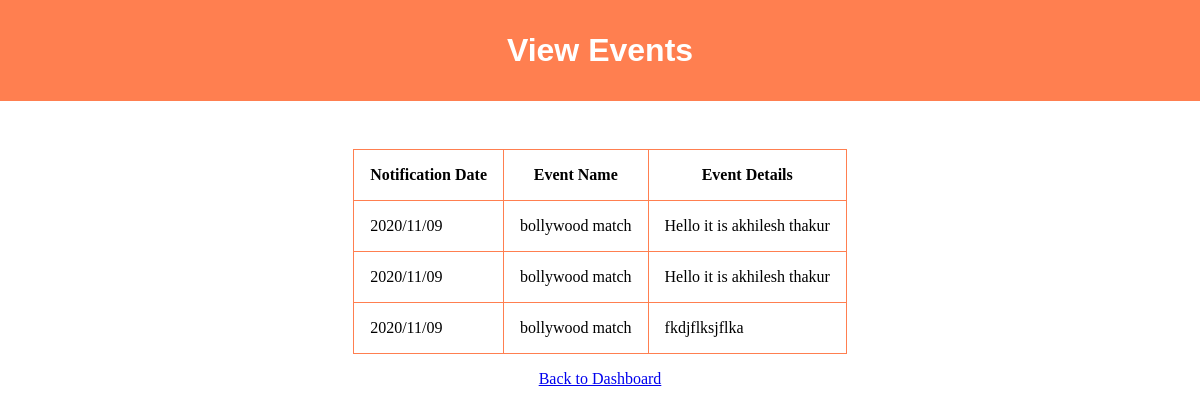
Screenshot of /user/viewevents.php (signed in) with the database file from the repository.
### tables this page shows
CREATE TABLE `events` (
  `eid` int(100) NOT NULL,
  `ename` varchar(100) NOT NULL,
  `edetails` varchar(100) NOT NULL,
  `edate` varchar(100) NOT NULL
);

### user/viewevents.php (the view, shortened to what this page needs)
<!DOCTYPE html>
<html lang="en">
<head>
    <link href="../style/style.css?v=<?php echo time()?>" type="text/css" rel="stylesheet">
</head>
<body>
    <div class="header">
        <h3 class="mainheading">View Events</h3>
    </div>
    <table>
        <tr>
            <th>Notification Date</th>
            <th>Event Name</th>
            <th>Event Details</th>
        </tr>
    <?php
        require_once '../database.php';
        $events=mysqli_query($db,"SELECT * FROM `events`");
        while($row=$events->fetch_assoc()): ?>
            <tr>
                <td><?php echo $row['edate']?></td>
                <td><?php echo $row['ename']?></td>
                <td><?php echo $row['edetails']?></td>
            </tr>
        <?php endwhile; ?>
    </table>
    <div class="backto" style="padding: 1rem;">
        <a href="userdashboard.php">Back to Dashboard</a>
    </div>
</body>
</html>

### style/style.css (style rules this page uses)
* { padding: 0; margin: 0; }
.header { background-color: coral; padding: 2rem; }
.mainheading { color: white; font-size: 2rem; text-align: center; font-family: sans-serif; }
.backto { display: block; text-align: center; }
table { margin: 0 auto; border: 1px solid coral; border-collapse: collapse; margin-top: 3rem; }
table td { column-span: none; border: 1px solid coral; padding: 1rem; }
table th { column-span: none; border: 1px solid coral; padding: 1rem; }

### rows the page displays
events: edate "2020/11/09", ename "bollywood match", edetails "Hello it is akhilesh thakur"
events: edate "2020/11/09", ename "bollywood match", edetails "Hello it is akhilesh thakur"
events: edate "2020/11/09", ename "bollywood match", edetails "fkdjflksjflka"
